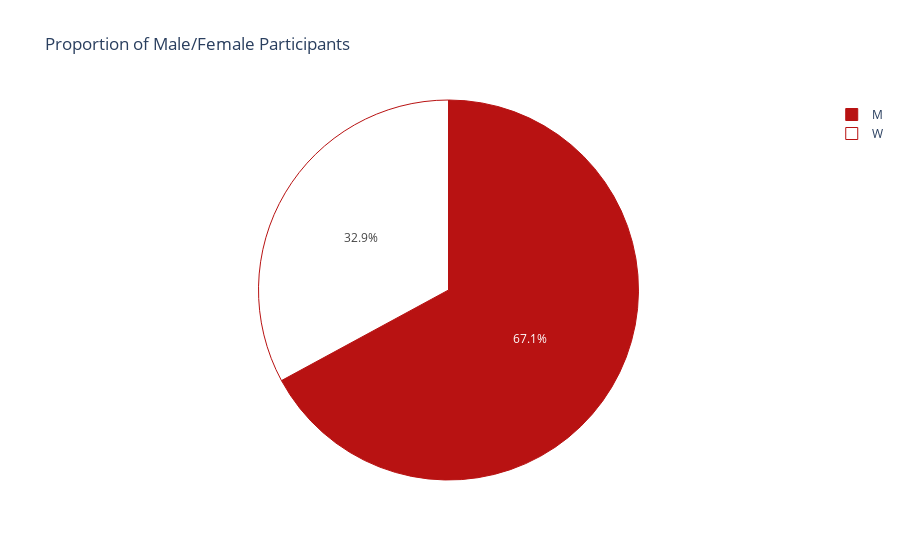

Notebook code cell kept with this figure:
### Code cell
import plotly.express as px

# Assuming 'data' is your DataFrame
# Count the occurrences of 'M' and 'W' in the "M/W" column
gender_counts = df['M/W'].value_counts()


# Assuming 'gender_counts' is already calculated (counts of 'M' and 'W')
fig = px.pie(
    names=gender_counts.index,  # The categories (M and W)
    values=gender_counts.values,  # The count of each category
    title="Proportion of Male/Female Participants",  # Title of the pie chart
    color=gender_counts.index,  # Color by gender categories (M and W)
    color_discrete_map={"M": "#b81212", "W": "#ffffff"}
)

# Add a red border around the white sector (Female category)
fig.update_traces(
     hovertemplate="<b>Geschlecht: </b> %{label}<br>" +  # Display M/W category
                  "<b>Teilnehmer:</b> %{value} <extra></extra>",  # Display the count value
    marker=dict(
        line=dict(
            color="#b81212",  # Red color for the border
            width=1  # Set the width of the border
        )
    )
)

# Show the pie chart
fig.show()

### Figure 1 — Plotly figure (JSON) as saved in the notebook; plotly's stock layout.template omitted (floating-point values rounded to 4 significant figures)
{"data": [{"customdata": [["M"], ["W"]], "domain": {"x": [0, 1], "y": [0, 1]}, "hovertemplate": "<b>Geschlecht: </b> %{label}<br><b>Teilnehmer:</b> %{value} <extra></extra>", "labels": ["M", "W"], "legendgroup": "", "marker": {"colors": ["#b81212", "#ffffff"], "line": {"color": "#b81212", "width": 1}}, "name": "", "showlegend": true, "type": "pie", "values": [897, 440]}], "layout": {"legend": {"tracegroupgap": 0}, "title": {"text": "Proportion of Male/Female Participants"}}}
